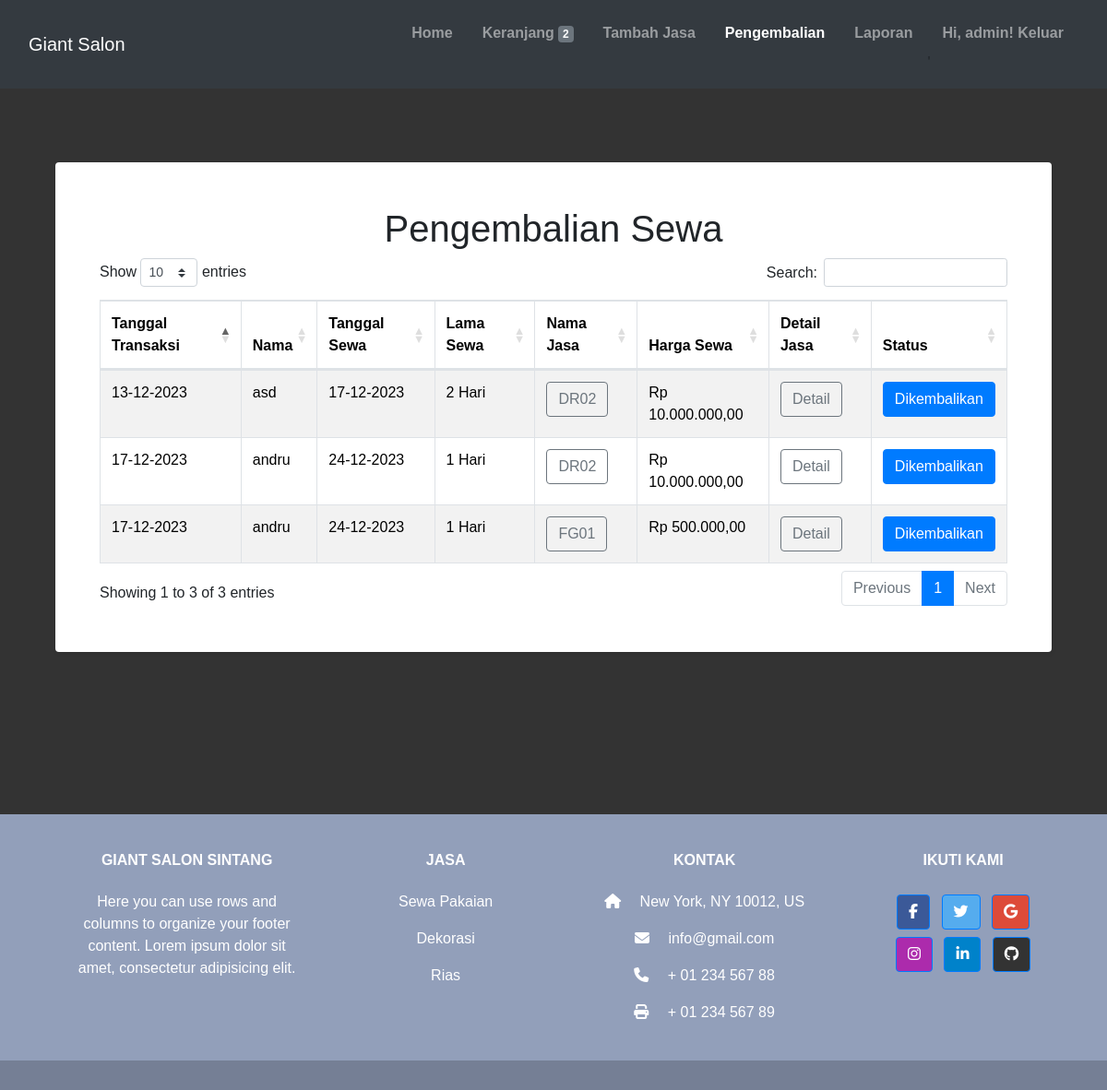
Page /pengembalian.php (signed in) on the committed database.
### tables this page shows
CREATE TABLE `tbl_penyewaan` (
  `id` char(9) NOT NULL,
  `tanggal_transaksi` date NOT NULL,
  `nama` varchar(30) NOT NULL,
  `alamat` varchar(100) NOT NULL,
  `no_hp` varchar(13) NOT NULL,
  `tanggal_sewa` date NOT NULL,
  `lama_sewa` int NOT NULL,
  `nama_jasa` int NOT NULL,
  `kode_jasa` char(4) NOT NULL,
  `harga_sewa` int NOT NULL,
  `metode_bayar` varchar(8) NOT NULL,
  `status_sewa` varchar(25) NOT NULL
);

### core/fungsi.php (called while the page is built, shortened)
<?php
function login_admin()
{
    if (isset($_SESSION["login_admin"]) && $_SESSION["login_admin"] === "Login") return true;
    else return false;
}
function rupiah($angka)
{
    $hasil_rupiah = "Rp " . number_format($angka, 2, ',', '.');
    return $hasil_rupiah;
}
function format_tanggal($tanggal)
{
    return date('d-m-Y', strtotime($tanggal));
}
function count_keranjang()
{
    global $conn;
    $sql = "SELECT COUNT(id_jasa) AS total_item FROM tbl_keranjang";
    $result = $conn->query($sql);
    $data = $result->fetch_assoc();
    return $data;
}

### pengembalian.php (the view, shortened to what this page needs)
<?php
include_once("core/aksi.php");
include_once("templates/header.php");
?>
<div class="register-photo">
    <div class="form-container p-5 rounded bg-white">
        <h1 class="text-center">Pengembalian Sewa</h1>
        <table id="example" class="table table-striped table-bordered" style="width:100%">
            <thead>
                <tr>
                    <th>Tanggal Transaksi</th>
                    <th>Nama</th>
                    <th>Tanggal Sewa</th>
                    <th>Lama Sewa</th>
                    <th>Nama Jasa</th>
                    <th>Harga Sewa</th>
                    <th>Detail Jasa</th>
                    <th>Status</th>
                </tr>
            </thead>
            <tbody>
                <?php
                $sql = "SELECT *, tbl_penyewaan.id AS id_sewa FROM tbl_penyewaan INNER JOIN tbl_jasa ON tbl_penyewaan.kode_jasa = tbl_jasa.id WHERE status_sewa <> 'Dikembalikan'";
                $result = $conn->query($sql);
                while ($row = $result->fetch_assoc()) {
                    echo "<tr>";
                    echo "<td>" . format_tanggal($row["tanggal_transaksi"]) . "</td>";
                    echo "<td>" . $row["nama"] . "</td>";
                    echo "<td>" . format_tanggal($row["tanggal_sewa"]) . "</td>";
                    echo "<td>" . $row["lama_sewa"] . " Hari</td>";
                    echo "<td><button type='button' class='btn btn-outline-secondary btn-gambar' data-bs-toggle='modal' data-bs-target='#gambar' data-id='" . $row["kode_jasa"] . "'>" . $row["kode_jasa"] . "</button></td>";
                    echo "<td>" . rupiah($row["harga_sewa"]) . "</td>";
                    echo "<td><button class='btn btn-outline-secondary btn-sewa-detail' data-bs-toggle='modal' data-bs-target='#detail' data-id='" . $row["id_sewa"] . "'>Detail</button></td>";
                    echo "<td><button class='btn btn-primary btn-update-status' data-id='" . $row["id_sewa"] . "' data-bs-toggle='modal' data-bs-target='#notif'>Dikembalikan</button></td>";
                    echo "</tr>";
                }
                ?>
            </tbody>
        </table>
    </div>
</div>
<?php
include_once("templates/footer.php");
?>

### templates/header.php (shortened to what this page needs)
<?php
$count_keranjang = count_keranjang();
?>
<!doctype html>
<html lang="id">
<head>
    <link href="https://cdn.jsdelivr.net/npm/bootstrap@5.3.2/dist/css/bootstrap.min.css" rel="stylesheet">
    <link href="https://cdnjs.cloudflare.com/ajax/libs/font-awesome/6.4.2/css/all.min.css" rel="stylesheet">
    <link rel="stylesheet" href="https://cdnjs.cloudflare.com/ajax/libs/twitter-bootstrap/4.5.2/css/bootstrap.css">
    <link rel="stylesheet" href="https://cdn.datatables.net/1.13.7/css/dataTables.bootstrap4.min.css">
    <link href="assets/css/style.css" rel="stylesheet">
</head>
<body>
    <nav class="navbar navbar-expand-lg navbar-dark bg-dark p-3 sticky-top">
        <div class="container-fluid">
            <a class="navbar-brand" href="index.php">Giant Salon</a>
            <div class=" collapse navbar-collapse" id="navbarNavDropdown">
                <ul class="navbar-nav ms-auto">
                    <li class="nav-item">
                        <a class="nav-link mx-2 fw-bold <?= $data["penanda_beranda"] ?>" href="index.php">Home</a>
                    </li>
                    <li class="nav-item">
                        <a class="nav-link mx-2 fw-bold <?= $data["penanda_keranjang"] ?>" href="keranjang.php">Keranjang <span class="badge bg-secondary"><?= $count_keranjang['total_item'] ?></span></a>
                    </li>
                    <li class="nav-item">
                        <a class="nav-link mx-2 fw-bold <?= $data["penanda_tambah_jasa"] ?>" href="tambah_jasa.php">Tambah Jasa</a>
                    </li>
                    <li class="nav-item">
                        <a class="nav-link mx-2 fw-bold <?= $data["penanda_pengembalian"] ?>" href="pengembalian.php">Pengembalian</a>
                    </li>
                    <li class="nav-item">
                        <a class="nav-link mx-2 fw-bold <?= $data["penanda_laporan"] ?>" href="laporan.php">Laporan</a>
                    </li>
                    <?php
                    if (login_admin()) {
                        echo "<li class='nav-item'>
                        <a class='nav-link mx-2 fw-bold' href='logout.php'>Hi, " . $_SESSION["username"] . "! Keluar</a>'
                        </li>";
                    } else {
                        echo "<li class='nav-item'>
                        <a class='nav-link mx-2 fw-bold " . $data["penanda_masuk"] . "' href='login.php'>Login</a>
                        </li>";
                    }
                    ?>
                </ul>
            </div>
        </div>
    </nav>

### templates/footer.php (shortened to what this page needs)
<br></br><br></br>
<footer class="text-center text-lg-start text-white" style="background-color: #929fba">
    <div class="container p-4 pb-0">
        <section class="">
            <div class="row">
                <div class="col-md-3 col-lg-3 col-xl-3 mx-auto mt-3">
                    <h6 class="text-uppercase mb-4 font-weight-bold">
                        Giant Salon Sintang
                    </h6>
                    <p>
                        Here you can use rows and columns to organize your footer
                        content. Lorem ipsum dolor sit amet, consectetur adipisicing
                        elit.
                    </p>
                </div>
                <div class="col-md-2 col-lg-2 col-xl-2 mx-auto mt-3">
                    <h6 class="text-uppercase mb-4 font-weight-bold">Jasa</h6>
                    <p><a class="text-white text-decoration-none">Sewa Pakaian</a></p>
                    <p><a class="text-white text-decoration-none">Dekorasi</a></p>
                    <p><a class="text-white text-decoration-none">Rias</a></p>
                </div>
                <div class="col-md-4 col-lg-3 col-xl-3 mx-auto mt-3">
                    <h6 class="text-uppercase mb-4 font-weight-bold">Kontak</h6>
                    <p><i class="fas fa-home mr-3"></i> New York, NY 10012, US</p>
                    <p><i class="fas fa-envelope mr-3"></i> info@gmail.com</p>
                    <p><i class="fas fa-phone mr-3"></i> + 01 234 567 88</p>
                    <p><i class="fas fa-print mr-3"></i> + 01 234 567 89</p>
                </div>
                <div class="col-md-3 col-lg-2 col-xl-2 mx-auto mt-3">
                    <h6 class="text-uppercase mb-4 font-weight-bold">Ikuti Kami</h6>
                    <a class="btn btn-primary btn-floating m-1" style="background-color: #3b5998" href="#!" role="button"><i class="fab fa-facebook-f"></i></a>
                    <a class="btn btn-primary btn-floating m-1" style="background-color: #55acee" href="#!" role="button"><i class="fab fa-twitter"></i></a>
                    <a class="btn btn-primary btn-floating m-1" style="background-color: #dd4b39" href="#!" role="button"><i class="fab fa-google"></i></a>
                    <a class="btn btn-primary btn-floating m-1" style="background-color: #ac2bac" href="#!" role="button"><i class="fab fa-instagram"></i></a>
                    <a class="btn btn-primary btn-floating m-1" style="background-color: #0082ca" href="#!" role="button"><i class="fab fa-linkedin-in"></i></a>
                    <a class="btn btn-primary btn-floating m-1" style="background-color: #333333" href="#!" role="button"><i class="fab fa-github"></i></a>
                </div>
            </div>
        </section>
    </div>
    <div class="text-center p-3" style="background-color: rgba(0, 0, 0, 0.2)"></div>
</footer>
</body>
</html>

### assets/css/style.css (style rules this page uses)
body { background-color: #333; }
* { font-family: "Poppins", sans-serif; margin: 0; padding: 0; box-sizing: border-box; outline: none; border: none; text-decoration: none; transition: 0.2s linear; }
.register-photo { padding: 80px 0; }
.register-photo .form-container { display: table; max-width: 1200px; width: 90%; margin: 0 auto; box-shadow: 1px 1px 5px rgba(0, 0, 0, 0.1); }

### rows in the picture
tbl_penyewaan: tanggal_transaksi "13-12-2023", nama "asd", tanggal_sewa "17-12-2023", lama_sewa "2", kode_jasa "DR02", harga_sewa "Rp 10.000.000,00"
tbl_penyewaan: tanggal_transaksi "17-12-2023", nama "andru", tanggal_sewa "24-12-2023", lama_sewa "1", kode_jasa "DR02", harga_sewa "Rp 10.000.000,00"
tbl_penyewaan: tanggal_transaksi "17-12-2023", nama "andru", tanggal_sewa "24-12-2023", lama_sewa "1", kode_jasa "FG01", harga_sewa "Rp 500.000,00"

### other values in the picture
$count_keranjang['total_item'] "2"
$_SESSION["username"] "admin"
